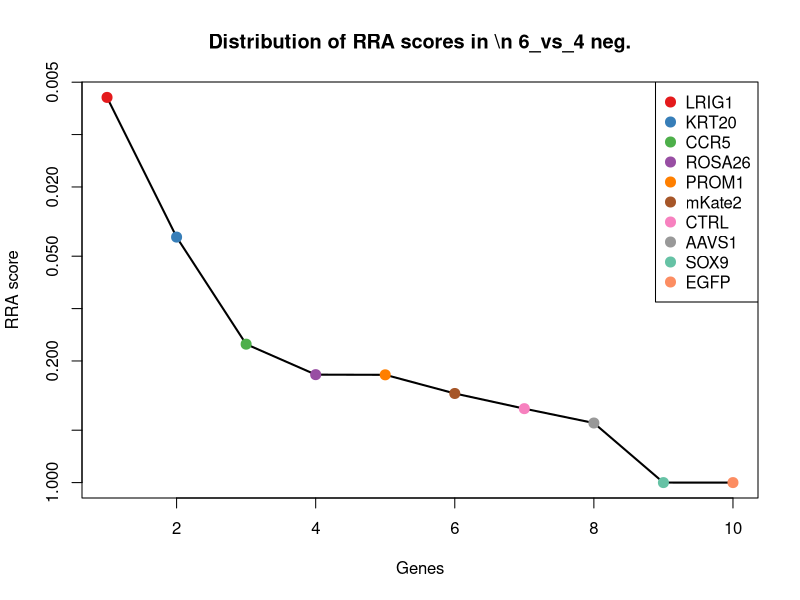
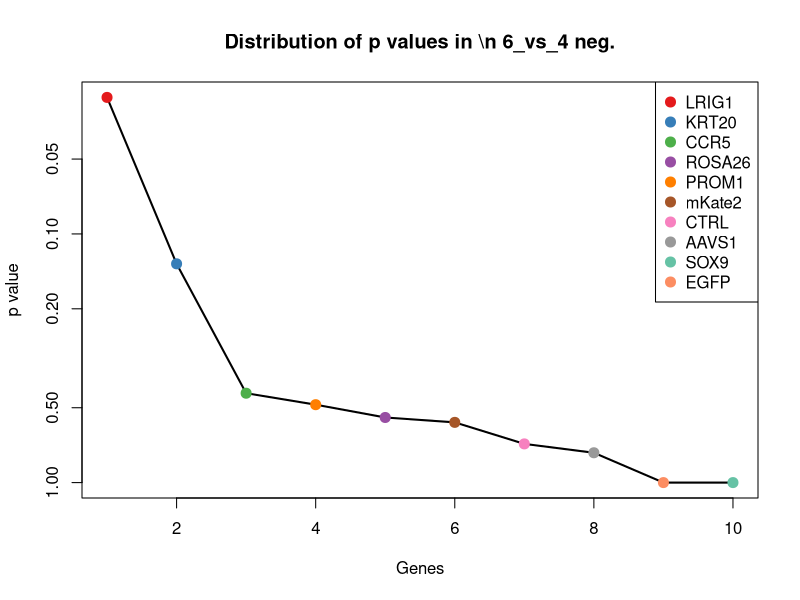
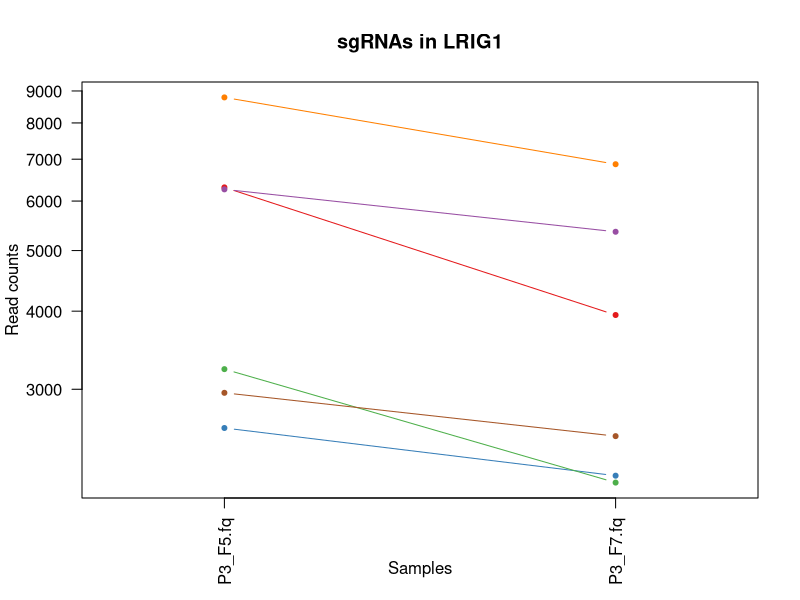
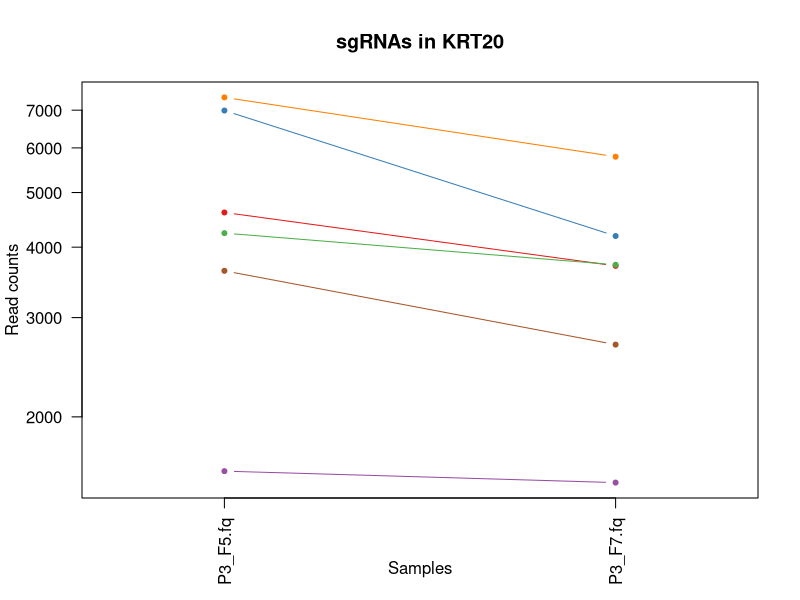
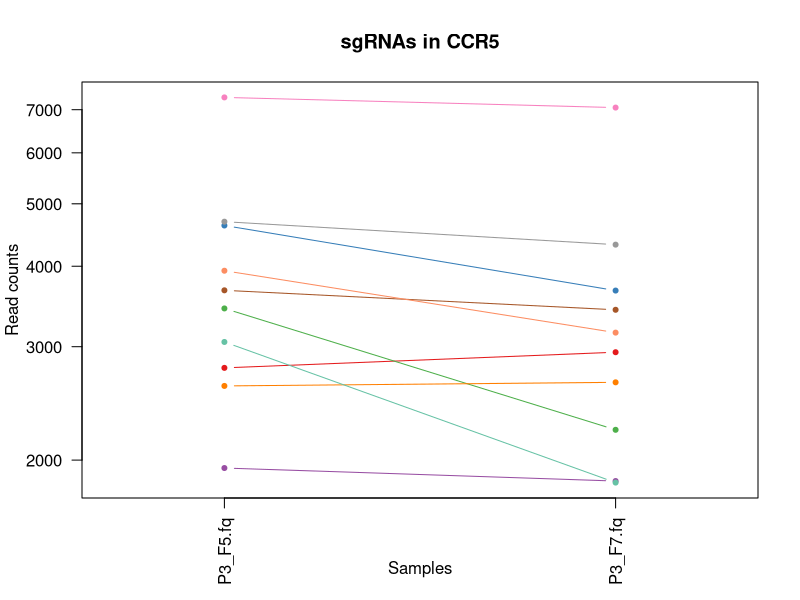
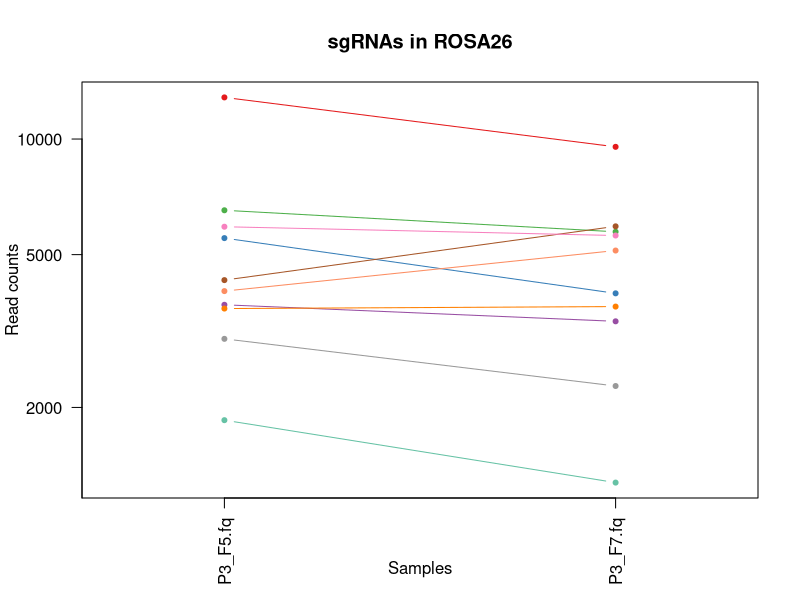
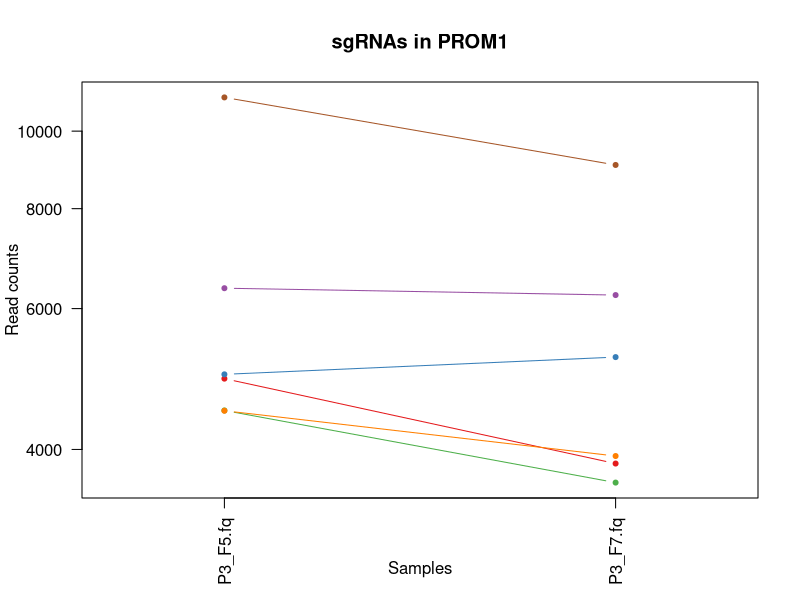
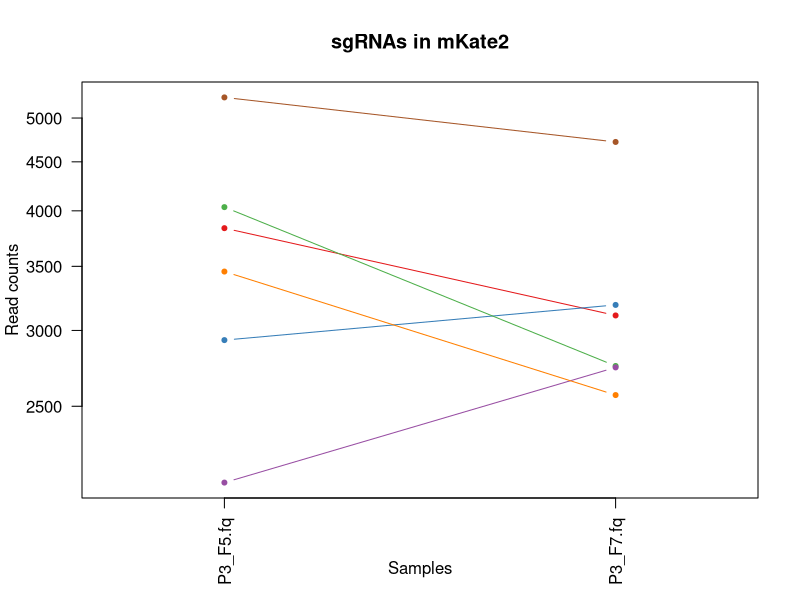

The R source for these figures, in order: (Note: this script raises an error after producing the figures.)
pdf(file='P3_46_day7.pdf',width=4.5,height=4.5);
gstable=read.table('P3_46_day7.gene_summary.txt',header=T)
# 
#
# parameters
# Do not modify the variables beginning with "__"

# gstablename='__GENE_SUMMARY_FILE__'
startindex=3
# outputfile='__OUTPUT_FILE__'
targetgenelist=c("LRIG1","KRT20","CCR5","ROSA26","PROM1","mKate2","CTRL","AAVS1","SOX9","EGFP")
# samplelabel=sub('.\\w+.\\w+$','',colnames(gstable)[startindex]);
samplelabel='6_vs_4 neg.'


# You need to write some codes in front of this code:
# gstable=read.table(gstablename,header=T)
# pdf(file=outputfile,width=6,height=6)


# set up color using RColorBrewer
#library(RColorBrewer)
#colors <- brewer.pal(length(targetgenelist), "Set1")

colors=c( "#E41A1C", "#377EB8", "#4DAF4A", "#984EA3", "#FF7F00",  "#A65628", "#F781BF",
          "#999999", "#66C2A5", "#FC8D62", "#8DA0CB", "#E78AC3", "#A6D854", "#FFD92F", "#E5C494", "#B3B3B3", 
          "#8DD3C7", "#FFFFB3", "#BEBADA", "#FB8072", "#80B1D3", "#FDB462", "#B3DE69", "#FCCDE5",
          "#D9D9D9", "#BC80BD", "#CCEBC5", "#FFED6F")

######
# function definition

plotrankedvalues<-function(val, tglist, ...){
  
  plot(val,log='y',ylim=c(max(val),min(val)),type='l',lwd=2, ...)
  if(length(tglist)>0){
    for(i in 1:length(tglist)){
      targetgene=tglist[i];
      tx=which(names(val)==targetgene);ty=val[targetgene];
      points(tx,ty,col=colors[(i %% length(colors)) ],cex=2,pch=20)
      # text(tx+50,ty,targetgene,col=colors[i])
    }
    legend('topright',tglist,pch=20,pt.cex = 2,cex=1,col=colors)
  }
}



plotrandvalues<-function(val,targetgenelist, ...){
  # choose the one with the best distance distribution
  
  mindiffvalue=0;
  randval=val;
  for(i in 1:20){
    randval0=sample(val)
    vindex=sort(which(names(randval0) %in% targetgenelist))
    if(max(vindex)>0.9*length(val)){
      # print('pass...')
      next;
    }
    mindiffind=min(diff(vindex));
    if (mindiffind > mindiffvalue){
      mindiffvalue=mindiffind;
      randval=randval0;
      # print(paste('Diff: ',mindiffvalue))
    }
  }
  plot(randval,log='y',ylim=c(max(randval),min(randval)),pch=20,col='grey', ...)
  
  if(length(targetgenelist)>0){
    for(i in 1:length(targetgenelist)){
      targetgene=targetgenelist[i];
      tx=which(names(randval)==targetgene);ty=randval[targetgene];
      points(tx,ty,col=colors[(i %% length(colors)) ],cex=2,pch=20)
      text(tx+50,ty,targetgene,col=colors[i])
    }
  }
  
}




# set.seed(1235)



pvec=gstable[,startindex]
names(pvec)=gstable[,'id']
pvec=sort(pvec);

plotrankedvalues(pvec,targetgenelist,xlab='Genes',ylab='RRA score',main=paste('Distribution of RRA scores in \\n',samplelabel))

# plotrandvalues(pvec,targetgenelist,xlab='Genes',ylab='RRA score',main=paste('Distribution of RRA scores in \\n',samplelabel))


pvec=gstable[,startindex+1]
names(pvec)=gstable[,'id']
pvec=sort(pvec);

plotrankedvalues(pvec,targetgenelist,xlab='Genes',ylab='p value',main=paste('Distribution of p values in \\n',samplelabel))

# plotrandvalues(pvec,targetgenelist,xlab='Genes',ylab='p value',main=paste('Distribution of p values in \\n',samplelabel))



# you need to write after this code:
# dev.off()






# parameters
# Do not modify the variables beginning with "__"
targetmat=list(c(6308.726333300714,3942.6041858473695),c(2600.2507016342106,2181.3799584157696),c(3229.923957334377,2126.5024751851843),c(6263.149983364321,5357.4143003859),c(8787.839894314511,6870.832392604388),c(2960.063990605734,2523.50676793145))
targetgene="LRIG1"
collabel=c("P3_F5.fq","P3_F7.fq")

# set up color using RColorBrewer
#library(RColorBrewer)
#colors <- brewer.pal(length(targetgenelist), "Set1")

colors=c( "#E41A1C", "#377EB8", "#4DAF4A", "#984EA3", "#FF7F00",  "#A65628", "#F781BF",
          "#999999", "#66C2A5", "#FC8D62", "#8DA0CB", "#E78AC3", "#A6D854", "#FFD92F", "#E5C494", "#B3B3B3", 
          "#8DD3C7", "#FFFFB3", "#BEBADA", "#FB8072", "#80B1D3", "#FDB462", "#B3DE69", "#FCCDE5",
          "#D9D9D9", "#BC80BD", "#CCEBC5", "#FFED6F")


## code

targetmatvec=unlist(targetmat)+1
yrange=range(targetmatvec[targetmatvec>0]);
# yrange[1]=1; # set the minimum value to 1
for(i in 1:length(targetmat)){
  vali=targetmat[[i]]+1;
  if(i==1){
    plot(1:length(vali),vali,type='b',las=1,pch=20,main=paste('sgRNAs in',targetgene),ylab='Read counts',xlab='Samples',xlim=c(0.7,length(vali)+0.3),ylim = yrange,col=colors[(i %% length(colors))],xaxt='n',log='y')
    axis(1,at=1:length(vali),labels=(collabel),las=2)
    # lines(0:100,rep(1,101),col='black');
  }else{
    lines(1:length(vali),vali,type='b',pch=20,col=colors[(i %% length(colors))])
  }
}




# parameters
# Do not modify the variables beginning with "__"
targetmat=list(c(4608.008854095312,3705.0875787399923),c(6988.773449456893,4185.265557007615),c(4235.002411194833,3721.3793315740722),c(1601.16913592328,1527.9949237016122),c(7373.773668656424,5787.002098800326),c(3630.5160857226733,2685.5668355967728))
targetgene="KRT20"
collabel=c("P3_F5.fq","P3_F7.fq")

# set up color using RColorBrewer
#library(RColorBrewer)
#colors <- brewer.pal(length(targetgenelist), "Set1")

colors=c( "#E41A1C", "#377EB8", "#4DAF4A", "#984EA3", "#FF7F00",  "#A65628", "#F781BF",
          "#999999", "#66C2A5", "#FC8D62", "#8DA0CB", "#E78AC3", "#A6D854", "#FFD92F", "#E5C494", "#B3B3B3", 
          "#8DD3C7", "#FFFFB3", "#BEBADA", "#FB8072", "#80B1D3", "#FDB462", "#B3DE69", "#FCCDE5",
          "#D9D9D9", "#BC80BD", "#CCEBC5", "#FFED6F")


## code

targetmatvec=unlist(targetmat)+1
yrange=range(targetmatvec[targetmatvec>0]);
# yrange[1]=1; # set the minimum value to 1
for(i in 1:length(targetmat)){
  vali=targetmat[[i]]+1;
  if(i==1){
    plot(1:length(vali),vali,type='b',las=1,pch=20,main=paste('sgRNAs in',targetgene),ylab='Read counts',xlab='Samples',xlim=c(0.7,length(vali)+0.3),ylim = yrange,col=colors[(i %% length(colors))],xaxt='n',log='y')
    axis(1,at=1:length(vali),labels=(collabel),las=2)
    # lines(0:100,rep(1,101),col='black');
  }else{
    lines(1:length(vali),vali,type='b',pch=20,col=colors[(i %% length(colors))])
  }
}




# parameters
# Do not modify the variables beginning with "__"
targetmat=list(c(2780.1573461199723,2940.232656213708),c(4625.999518543888,3665.644387668009),c(3438.6156649378604,2227.682834891576),c(1942.9917604462275,1854.6874410586909),c(2606.2475897837357,2640.1214197964446),c(3668.8961698796356,3422.1255558322864),c(7313.80478716117,7052.614055805701),c(4689.566532928858,4319.886883057644),c(3050.017312848615,1844.3979129529562),c(3935.158003718563,3153.7403644077044))
targetgene="CCR5"
collabel=c("P3_F5.fq","P3_F7.fq")

# set up color using RColorBrewer
#library(RColorBrewer)
#colors <- brewer.pal(length(targetgenelist), "Set1")

colors=c( "#E41A1C", "#377EB8", "#4DAF4A", "#984EA3", "#FF7F00",  "#A65628", "#F781BF",
          "#999999", "#66C2A5", "#FC8D62", "#8DA0CB", "#E78AC3", "#A6D854", "#FFD92F", "#E5C494", "#B3B3B3", 
          "#8DD3C7", "#FFFFB3", "#BEBADA", "#FB8072", "#80B1D3", "#FDB462", "#B3DE69", "#FCCDE5",
          "#D9D9D9", "#BC80BD", "#CCEBC5", "#FFED6F")


## code

targetmatvec=unlist(targetmat)+1
yrange=range(targetmatvec[targetmatvec>0]);
# yrange[1]=1; # set the minimum value to 1
for(i in 1:length(targetmat)){
  vali=targetmat[[i]]+1;
  if(i==1){
    plot(1:length(vali),vali,type='b',las=1,pch=20,main=paste('sgRNAs in',targetgene),ylab='Read counts',xlab='Samples',xlim=c(0.7,length(vali)+0.3),ylim = yrange,col=colors[(i %% length(colors))],xaxt='n',log='y')
    axis(1,at=1:length(vali),labels=(collabel),las=2)
    # lines(0:100,rep(1,101),col='black');
  }else{
    lines(1:length(vali),vali,type='b',pch=20,col=colors[(i %% length(colors))])
  }
}




# parameters
# Do not modify the variables beginning with "__"
targetmat=list(c(12834.540017614247,9541.822396718037),c(5519.535852823172,3963.1832420588394),c(6522.2155514238175,5732.982076245218),c(3700.0799882571678,3350.9563197676207),c(3617.322931793717,3660.4996236151414),c(4290.173782170466,5923.338346201312),c(5909.333582542323,5606.07789627449),c(3016.4347392112727,2273.1282506919047),c(1851.8390605734414,1273.3291030846767),c(4016.7156825521083,5123.327535980434))
targetgene="ROSA26"
collabel=c("P3_F5.fq","P3_F7.fq")

# set up color using RColorBrewer
#library(RColorBrewer)
#colors <- brewer.pal(length(targetgenelist), "Set1")

colors=c( "#E41A1C", "#377EB8", "#4DAF4A", "#984EA3", "#FF7F00",  "#A65628", "#F781BF",
          "#999999", "#66C2A5", "#FC8D62", "#8DA0CB", "#E78AC3", "#A6D854", "#FFD92F", "#E5C494", "#B3B3B3", 
          "#8DD3C7", "#FFFFB3", "#BEBADA", "#FB8072", "#80B1D3", "#FDB462", "#B3DE69", "#FCCDE5",
          "#D9D9D9", "#BC80BD", "#CCEBC5", "#FFED6F")


## code

targetmatvec=unlist(targetmat)+1
yrange=range(targetmatvec[targetmatvec>0]);
# yrange[1]=1; # set the minimum value to 1
for(i in 1:length(targetmat)){
  vali=targetmat[[i]]+1;
  if(i==1){
    plot(1:length(vali),vali,type='b',las=1,pch=20,main=paste('sgRNAs in',targetgene),ylab='Read counts',xlab='Samples',xlim=c(0.7,length(vali)+0.3),ylim = yrange,col=colors[(i %% length(colors))],xaxt='n',log='y')
    axis(1,at=1:length(vali),labels=(collabel),las=2)
    # lines(0:100,rep(1,101),col='black');
  }else{
    lines(1:length(vali),vali,type='b',pch=20,col=colors[(i %% length(colors))])
  }
}




# parameters
# Do not modify the variables beginning with "__"
targetmat=list(c(4903.055751051962,3839.708904790022),c(4964.22401017712,5216.790749607524),c(4473.678559545943,3634.775803350805),c(6361.498949016537,6237.168953426221),c(4470.080426656228,3923.7400509868557),c(11018.682285937957,9071.07648588067))
targetgene="PROM1"
collabel=c("P3_F5.fq","P3_F7.fq")

# set up color using RColorBrewer
#library(RColorBrewer)
#colors <- brewer.pal(length(targetgenelist), "Set1")

colors=c( "#E41A1C", "#377EB8", "#4DAF4A", "#984EA3", "#FF7F00",  "#A65628", "#F781BF",
          "#999999", "#66C2A5", "#FC8D62", "#8DA0CB", "#E78AC3", "#A6D854", "#FFD92F", "#E5C494", "#B3B3B3", 
          "#8DD3C7", "#FFFFB3", "#BEBADA", "#FB8072", "#80B1D3", "#FDB462", "#B3DE69", "#FCCDE5",
          "#D9D9D9", "#BC80BD", "#CCEBC5", "#FFED6F")


## code

targetmatvec=unlist(targetmat)+1
yrange=range(targetmatvec[targetmatvec>0]);
# yrange[1]=1; # set the minimum value to 1
for(i in 1:length(targetmat)){
  vali=targetmat[[i]]+1;
  if(i==1){
    plot(1:length(vali),vali,type='b',las=1,pch=20,main=paste('sgRNAs in',targetgene),ylab='Read counts',xlab='Samples',xlim=c(0.7,length(vali)+0.3),ylim = yrange,col=colors[(i %% length(colors))],xaxt='n',log='y')
    axis(1,at=1:length(vali),labels=(collabel),las=2)
    # lines(0:100,rep(1,101),col='black');
  }else{
    lines(1:length(vali),vali,type='b',pch=20,col=colors[(i %% length(colors))])
  }
}




# parameters
# Do not modify the variables beginning with "__"
targetmat=list(c(3835.6096604364416,3109.152409282854),c(2930.0795498581074,3188.896252102298),c(4034.7063470006847,2753.306228959527),c(2079.7208102554064,2743.8741615292697),c(3455.4069517565317,2567.2372623808233),c(5253.274018984244,4719.463557830344))
targetgene="mKate2"
collabel=c("P3_F5.fq","P3_F7.fq")

# set up color using RColorBrewer
#library(RColorBrewer)
#colors <- brewer.pal(length(targetgenelist), "Set1")

colors=c( "#E41A1C", "#377EB8", "#4DAF4A", "#984EA3", "#FF7F00",  "#A65628", "#F781BF",
          "#999999", "#66C2A5", "#FC8D62", "#8DA0CB", "#E78AC3", "#A6D854", "#FFD92F", "#E5C494", "#B3B3B3", 
          "#8DD3C7", "#FFFFB3", "#BEBADA", "#FB8072", "#80B1D3", "#FDB462", "#B3DE69", "#FCCDE5",
          "#D9D9D9", "#BC80BD", "#CCEBC5", "#FFED6F")


## code

targetmatvec=unlist(targetmat)+1
yrange=range(targetmatvec[targetmatvec>0]);
# yrange[1]=1; # set the minimum value to 1
for(i in 1:length(targetmat)){
  vali=targetmat[[i]]+1;
  if(i==1){
    plot(1:length(vali),vali,type='b',las=1,pch=20,main=paste('sgRNAs in',targetgene),ylab='Read counts',xlab='Samples',xlim=c(0.7,length(vali)+0.3),ylim = yrange,col=colors[(i %% length(colors))],xaxt='n',log='y')
    axis(1,at=1:length(vali),labels=(collabel),las=2)
    # lines(0:100,rep(1,101),col='black');
  }else{
    lines(1:length(vali),vali,type='b',pch=20,col=colors[(i %% length(colors))])
  }
}




# parameters
# Do not modify the variables beginning with "__"
targetmat=list(c(3070.4067325570013,2928.2282067570177),c(2788.552989529308,2195.099329223416),c(11042.66983853606,10121.465813341094),c(2351.9795322438595,1788.6629690468928),c(3150.7650337606415,3150.310521705793),c(6170.79790586163,5745.8439863773865),c(2669.814604168705,3707.659960766426),c(4400.516524121734,3687.938365230434),c(3330.6716782464036,3310.6556680201597),c(7029.552288873666,4881.523625495667))
targetgene="CTRL"
collabel=c("P3_F5.fq","P3_F7.fq")

# set up color using RColorBrewer
#library(RColorBrewer)
#colors <- brewer.pal(length(targetgenelist), "Set1")

colors=c( "#E41A1C", "#377EB8", "#4DAF4A", "#984EA3", "#FF7F00",  "#A65628", "#F781BF",
          "#999999", "#66C2A5", "#FC8D62", "#8DA0CB", "#E78AC3", "#A6D854", "#FFD92F", "#E5C494", "#B3B3B3", 
          "#8DD3C7", "#FFFFB3", "#BEBADA", "#FB8072", "#80B1D3", "#FDB462", "#B3DE69", "#FCCDE5",
          "#D9D9D9", "#BC80BD", "#CCEBC5", "#FFED6F")


## code

targetmatvec=unlist(targetmat)+1
yrange=range(targetmatvec[targetmatvec>0]);
# yrange[1]=1; # set the minimum value to 1
for(i in 1:length(targetmat)){
  vali=targetmat[[i]]+1;
  if(i==1){
    plot(1:length(vali),vali,type='b',las=1,pch=20,main=paste('sgRNAs in',targetgene),ylab='Read counts',xlab='Samples',xlim=c(0.7,length(vali)+0.3),ylim = yrange,col=colors[(i %% length(colors))],xaxt='n',log='y')
    axis(1,at=1:length(vali),labels=(collabel),las=2)
    # lines(0:100,rep(1,101),col='black');
  }else{
    lines(1:length(vali),vali,type='b',pch=20,col=colors[(i %% length(colors))])
  }
}




# parameters
# Do not modify the variables beginning with "__"
targetmat=list(c(5493.14954496526,5249.374255275685),c(5005.002849593893,3691.3682079323457),c(4845.485624816518,3806.267938446384),c(1808.6614658968585,1666.9035531290315),c(3421.8243781191895,2825.33292569967),c(924.7201526568157,1478.262204523894),c(2859.3162696937075,2681.2795322193833),c(5903.336694392798,4644.864479063767),c(1351.6985889030236,1323.9192829378728),c(1192.1813641256483,1515.1330135694436))
targetgene="AAVS1"
collabel=c("P3_F5.fq","P3_F7.fq")

# set up color using RColorBrewer
#library(RColorBrewer)
#colors <- brewer.pal(length(targetgenelist), "Set1")

colors=c( "#E41A1C", "#377EB8", "#4DAF4A", "#984EA3", "#FF7F00",  "#A65628", "#F781BF",
          "#999999", "#66C2A5", "#FC8D62", "#8DA0CB", "#E78AC3", "#A6D854", "#FFD92F", "#E5C494", "#B3B3B3", 
          "#8DD3C7", "#FFFFB3", "#BEBADA", "#FB8072", "#80B1D3", "#FDB462", "#B3DE69", "#FCCDE5",
          "#D9D9D9", "#BC80BD", "#CCEBC5", "#FFED6F")


## code

targetmatvec=unlist(targetmat)+1
yrange=range(targetmatvec[targetmatvec>0]);
# yrange[1]=1; # set the minimum value to 1
for(i in 1:length(targetmat)){
  vali=targetmat[[i]]+1;
  if(i==1){
    plot(1:length(vali),vali,type='b',las=1,pch=20,main=paste('sgRNAs in',targetgene),ylab='Read counts',xlab='Samples',xlim=c(0.7,length(vali)+0.3),ylim = yrange,col=colors[(i %% length(colors))],xaxt='n',log='y')
    axis(1,at=1:length(vali),labels=(collabel),las=2)
    # lines(0:100,rep(1,101),col='black');
  }else{
    lines(1:length(vali),vali,type='b',pch=20,col=colors[(i %% length(colors))])
  }
}




# parameters
# Do not modify the variables beginning with "__"
targetmat=list(c(2241.636790292592,4149.252208637543),c(1368.4898757216947,3182.894027373953),c(1996.963753791956,2902.5043864926806),c(841.9630961933652,1877.838879296594),c(1935.795494666797,4087.5150400031343),c(3080.001753596242,6236.311492750744))
targetgene="SOX9"
collabel=c("P3_F5.fq","P3_F7.fq")

# set up color using RColorBrewer
#library(RColorBrewer)
#colors <- brewer.pal(length(targetgenelist), "Set1")

colors=c( "#E41A1C", "#377EB8", "#4DAF4A", "#984EA3", "#FF7F00",  "#A65628", "#F781BF",
          "#999999", "#66C2A5", "#FC8D62", "#8DA0CB", "#E78AC3", "#A6D854", "#FFD92F", "#E5C494", "#B3B3B3", 
          "#8DD3C7", "#FFFFB3", "#BEBADA", "#FB8072", "#80B1D3", "#FDB462", "#B3DE69", "#FCCDE5",
          "#D9D9D9", "#BC80BD", "#CCEBC5", "#FFED6F")


## code

targetmatvec=unlist(targetmat)+1
yrange=range(targetmatvec[targetmatvec>0]);
# yrange[1]=1; # set the minimum value to 1
for(i in 1:length(targetmat)){
  vali=targetmat[[i]]+1;
  if(i==1){
    plot(1:length(vali),vali,type='b',las=1,pch=20,main=paste('sgRNAs in',targetgene),ylab='Read counts',xlab='Samples',xlim=c(0.7,length(vali)+0.3),ylim = yrange,col=colors[(i %% length(colors))],xaxt='n',log='y')
    axis(1,at=1:length(vali),labels=(collabel),las=2)
    # lines(0:100,rep(1,101),col='black');
  }else{
    lines(1:length(vali),vali,type='b',pch=20,col=colors[(i %% length(colors))])
  }
}




# parameters
# Do not modify the variables beginning with "__"
targetmat=list(c(1003.8790762305508,8719.517608934733),c(1729.5025423231234,9419.205520124697),c(1111.823062922008,2428.328632953404),c(1601.16913592328,4812.926771457435),c(1343.3029454936882,7643.404461209972),c(3648.506750171249,5361.701603763289))
targetgene="EGFP"
collabel=c("P3_F5.fq","P3_F7.fq")

# set up color using RColorBrewer
#library(RColorBrewer)
#colors <- brewer.pal(length(targetgenelist), "Set1")

colors=c( "#E41A1C", "#377EB8", "#4DAF4A", "#984EA3", "#FF7F00",  "#A65628", "#F781BF",
          "#999999", "#66C2A5", "#FC8D62", "#8DA0CB", "#E78AC3", "#A6D854", "#FFD92F", "#E5C494", "#B3B3B3", 
          "#8DD3C7", "#FFFFB3", "#BEBADA", "#FB8072", "#80B1D3", "#FDB462", "#B3DE69", "#FCCDE5",
          "#D9D9D9", "#BC80BD", "#CCEBC5", "#FFED6F")


## code

targetmatvec=unlist(targetmat)+1
yrange=range(targetmatvec[targetmatvec>0]);
# yrange[1]=1; # set the minimum value to 1
for(i in 1:length(targetmat)){
  vali=targetmat[[i]]+1;
  if(i==1){
    plot(1:length(vali),vali,type='b',las=1,pch=20,main=paste('sgRNAs in',targetgene),ylab='Read counts',xlab='Samples',xlim=c(0.7,length(vali)+0.3),ylim = yrange,col=colors[(i %% length(colors))],xaxt='n',log='y')
    axis(1,at=1:length(vali),labels=(collabel),las=2)
    # lines(0:100,rep(1,101),col='black');
  }else{
    lines(1:length(vali),vali,type='b',pch=20,col=colors[(i %% length(colors))])
  }
}



# 
#
# parameters
# Do not modify the variables beginning with "__"

# gstablename='__GENE_SUMMARY_FILE__'
startindex=9
# outputfile='__OUTPUT_FILE__'
targetgenelist=c("EGFP","SOX9","ROSA26","AAVS1","mKate2","PROM1","CTRL","KRT20","CCR5","LRIG1")
# samplelabel=sub('.\\w+.\\w+$','',colnames(gstable)[startindex]);
samplelabel='6_vs_4 pos.'


# You need to write some codes in front of this code:
# gstable=read.table(gstablename,header=T)
# pdf(file=outputfile,width=6,height=6)


# set up color using RColorBrewer
#library(RColorBrewer)
#colors <- brewer.pal(length(targetgenelist), "Set1")

colors=c( "#E41A1C", "#377EB8", "#4DAF4A", "#984EA3", "#FF7F00",  "#A65628", "#F781BF",
          "#999999", "#66C2A5", "#FC8D62", "#8DA0CB", "#E78AC3", "#A6D854", "#FFD92F", "#E5C494", "#B3B3B3", 
          "#8DD3C7", "#FFFFB3", "#BEBADA", "#FB8072", "#80B1D3", "#FDB462", "#B3DE69", "#FCCDE5",
          "#D9D9D9", "#BC80BD", "#CCEBC5", "#FFED6F")

######
# function definition

plotrankedvalues<-function(val, tglist, ...){
  
  plot(val,log='y',ylim=c(max(val),min(val)),type='l',lwd=2, ...)
  if(length(tglist)>0){
    for(i in 1:length(tglist)){
      targetgene=tglist[i];
      tx=which(names(val)==targetgene);ty=val[targetgene];
      points(tx,ty,col=colors[(i %% length(colors)) ],cex=2,pch=20)
      # text(tx+50,ty,targetgene,col=colors[i])
    }
    legend('topright',tglist,pch=20,pt.cex = 2,cex=1,col=colors)
  }
}



plotrandvalues<-function(val,targetgenelist, ...){
  # choose the one with the best distance distribution
  
  mindiffvalue=0;
  randval=val;
  for(i in 1:20){
    randval0=sample(val)
    vindex=sort(which(names(randval0) %in% targetgenelist))
    if(max(vindex)>0.9*length(val)){
      # print('pass...')
      next;
    }
    mindiffind=min(diff(vindex));
    if (mindiffind > mindiffvalue){
      mindiffvalue=mindiffind;
      randval=randval0;
      # print(paste('Diff: ',mindiffvalue))
    }
  }
  plot(randval,log='y',ylim=c(max(randval),min(randval)),pch=20,col='grey', ...)
  
  if(length(targetgenelist)>0){
    for(i in 1:length(targetgenelist)){
      targetgene=targetgenelist[i];
      tx=which(names(randval)==targetgene);ty=randval[targetgene];
      points(tx,ty,col=colors[(i %% length(colors)) ],cex=2,pch=20)
      text(tx+50,ty,targetgene,col=colors[i])
    }
  }
  
}




# set.seed(1235)



pvec=gstable[,startindex]
names(pvec)=gstable[,'id']
pvec=sort(pvec);

plotrankedvalues(pvec,targetgenelist,xlab='Genes',ylab='RRA score',main=paste('Distribution of RRA scores in \\n',samplelabel))

# plotrandvalues(pvec,targetgenelist,xlab='Genes',ylab='RRA score',main=paste('Distribution of RRA scores in \\n',samplelabel))


pvec=gstable[,startindex+1]
names(pvec)=gstable[,'id']
pvec=sort(pvec);

plotrankedvalues(pvec,targetgenelist,xlab='Genes',ylab='p value',main=paste('Distribution of p values in \\n',samplelabel))

# plotrandvalues(pvec,targetgenelist,xlab='Genes',ylab='p value',main=paste('Distribution of p values in \\n',samplelabel))



# you need to write after this code:
# dev.off()






# parameters
# Do not modify the variables beginning with "__"
targetmat=list(c(1003.8790762305508,8719.517608934733),c(1729.5025423231234,9419.205520124697),c(1111.823062922008,2428.328632953404),c(1601.16913592328,4812.926771457435),c(1343.3029454936882,7643.404461209972),c(3648.506750171249,5361.701603763289))
targetgene="EGFP"
collabel=c("P3_F5.fq","P3_F7.fq")

# set up color using RColorBrewer
#library(RColorBrewer)
#colors <- brewer.pal(length(targetgenelist), "Set1")

colors=c( "#E41A1C", "#377EB8", "#4DAF4A", "#984EA3", "#FF7F00",  "#A65628", "#F781BF",
          "#999999", "#66C2A5", "#FC8D62", "#8DA0CB", "#E78AC3", "#A6D854", "#FFD92F", "#E5C494", "#B3B3B3", 
          "#8DD3C7", "#FFFFB3", "#BEBADA", "#FB8072", "#80B1D3", "#FDB462", "#B3DE69", "#FCCDE5",
          "#D9D9D9", "#BC80BD", "#CCEBC5", "#FFED6F")


## code

targetmatvec=unlist(targetmat)+1
yrange=range(targetmatvec[targetmatvec>0]);
# yrange[1]=1; # set the minimum value to 1
for(i in 1:length(targetmat)){
  vali=targetmat[[i]]+1;
  if(i==1){
    plot(1:length(vali),vali,type='b',las=1,pch=20,main=paste('sgRNAs in',targetgene),ylab='Read counts',xlab='Samples',xlim=c(0.7,length(vali)+0.3),ylim = yrange,col=colors[(i %% length(colors))],xaxt='n',log='y')
    axis(1,at=1:length(vali),labels=(collabel),las=2)
    # lines(0:100,rep(1,101),col='black');
  }else{
    lines(1:length(vali),vali,type='b',pch=20,col=colors[(i %% length(colors))])
  }
}




# parameters
# Do not modify the variables beginning with "__"
targetmat=list(c(2241.636790292592,4149.252208637543),c(1368.4898757216947,3182.894027373953),c(1996.963753791956,2902.5043864926806),c(841.9630961933652,1877.838879296594),c(1935.795494666797,4087.5150400031343),c(3080.001753596242,6236.311492750744))
targetgene="SOX9"
collabel=c("P3_F5.fq","P3_F7.fq")

# set up color using RColorBrewer
#library(RColorBrewer)
#colors <- brewer.pal(length(targetgenelist), "Set1")

colors=c( "#E41A1C", "#377EB8", "#4DAF4A", "#984EA3", "#FF7F00",  "#A65628", "#F781BF",
          "#999999", "#66C2A5", "#FC8D62", "#8DA0CB", "#E78AC3", "#A6D854", "#FFD92F", "#E5C494", "#B3B3B3", 
          "#8DD3C7", "#FFFFB3", "#BEBADA", "#FB8072", "#80B1D3", "#FDB462", "#B3DE69", "#FCCDE5",
          "#D9D9D9", "#BC80BD", "#CCEBC5", "#FFED6F")


## code

targetmatvec=unlist(targetmat)+1
yrange=range(targetmatvec[targetmatvec>0]);
# yrange[1]=1; # set the minimum value to 1
for(i in 1:length(targetmat)){
  vali=targetmat[[i]]+1;
  if(i==1){
    plot(1:length(vali),vali,type='b',las=1,pch=20,main=paste('sgRNAs in',targetgene),ylab='Read counts',xlab='Samples',xlim=c(0.7,length(vali)+0.3),ylim = yrange,col=colors[(i %% length(colors))],xaxt='n',log='y')
    axis(1,at=1:length(vali),labels=(collabel),las=2)
    # lines(0:100,rep(1,101),col='black');
  }else{
    lines(1:length(vali),vali,type='b',pch=20,col=colors[(i %% length(colors))])
  }
}




# parameters
# Do not modify the variables beginning with "__"
targetmat=list(c(12834.540017614247,9541.822396718037),c(5519.535852823172,3963.1832420588394),c(6522.2155514238175,5732.982076245218),c(3700.0799882571678,3350.9563197676207),c(3617.322931793717,3660.4996236151414),c(4290.173782170466,5923.338346201312),c(5909.333582542323,5606.07789627449),c(3016.4347392112727,2273.1282506919047),c(1851.8390605734414,1273.3291030846767),c(4016.7156825521083,5123.327535980434))
targetgene="ROSA26"
collabel=c("P3_F5.fq","P3_F7.fq")

# set up color using RColorBrewer
#library(RColorBrewer)
#colors <- brewer.pal(length(targetgenelist), "Set1")

colors=c( "#E41A1C", "#377EB8", "#4DAF4A", "#984EA3", "#FF7F00",  "#A65628", "#F781BF",
          "#999999", "#66C2A5", "#FC8D62", "#8DA0CB", "#E78AC3", "#A6D854", "#FFD92F", "#E5C494", "#B3B3B3", 
          "#8DD3C7", "#FFFFB3", "#BEBADA", "#FB8072", "#80B1D3", "#FDB462", "#B3DE69", "#FCCDE5",
          "#D9D9D9", "#BC80BD", "#CCEBC5", "#FFED6F")


## code

targetmatvec=unlist(targetmat)+1
yrange=range(targetmatvec[targetmatvec>0]);
# yrange[1]=1; # set the minimum value to 1
for(i in 1:length(targetmat)){
  vali=targetmat[[i]]+1;
  if(i==1){
    plot(1:length(vali),vali,type='b',las=1,pch=20,main=paste('sgRNAs in',targetgene),ylab='Read counts',xlab='Samples',xlim=c(0.7,length(vali)+0.3),ylim = yrange,col=colors[(i %% length(colors))],xaxt='n',log='y')
    axis(1,at=1:length(vali),labels=(collabel),las=2)
    # lines(0:100,rep(1,101),col='black');
  }else{
    lines(1:length(vali),vali,type='b',pch=20,col=colors[(i %% length(colors))])
  }
}




# parameters
# Do not modify the variables beginning with "__"
targetmat=list(c(5493.14954496526,5249.374255275685),c(5005.002849593893,3691.3682079323457),c(4845.485624816518,3806.267938446384),c(1808.6614658968585,1666.9035531290315),c(3421.8243781191895,2825.33292569967),c(924.7201526568157,1478.262204523894),c(2859.3162696937075,2681.2795322193833),c(5903.336694392798,4644.864479063767),c(1351.6985889030236,1323.9192829378728),c(1192.1813641256483,1515.1330135694436))
targetgene="AAVS1"
collabel=c("P3_F5.fq","P3_F7.fq")

# set up color using RColorBrewer
#library(RColorBrewer)
#colors <- brewer.pal(length(targetgenelist), "Set1")

colors=c( "#E41A1C", "#377EB8", "#4DAF4A", "#984EA3", "#FF7F00",  "#A65628", "#F781BF",
          "#999999", "#66C2A5", "#FC8D62", "#8DA0CB", "#E78AC3", "#A6D854", "#FFD92F", "#E5C494", "#B3B3B3", 
          "#8DD3C7", "#FFFFB3", "#BEBADA", "#FB8072", "#80B1D3", "#FDB462", "#B3DE69", "#FCCDE5",
          "#D9D9D9", "#BC80BD", "#CCEBC5", "#FFED6F")


## code

targetmatvec=unlist(targetmat)+1
yrange=range(targetmatvec[targetmatvec>0]);
# yrange[1]=1; # set the minimum value to 1
for(i in 1:length(targetmat)){
  vali=targetmat[[i]]+1;
  if(i==1){
    plot(1:length(vali),vali,type='b',las=1,pch=20,main=paste('sgRNAs in',targetgene),ylab='Read counts',xlab='Samples',xlim=c(0.7,length(vali)+0.3),ylim = yrange,col=colors[(i %% length(colors))],xaxt='n',log='y')
    axis(1,at=1:length(vali),labels=(collabel),las=2)
    # lines(0:100,rep(1,101),col='black');
  }else{
    lines(1:length(vali),vali,type='b',pch=20,col=colors[(i %% length(colors))])
  }
}




# parameters
# Do not modify the variables beginning with "__"
targetmat=list(c(3835.6096604364416,3109.152409282854),c(2930.0795498581074,3188.896252102298),c(4034.7063470006847,2753.306228959527),c(2079.7208102554064,2743.8741615292697),c(3455.4069517565317,2567.2372623808233),c(5253.274018984244,4719.463557830344))
targetgene="mKate2"
collabel=c("P3_F5.fq","P3_F7.fq")

# set up color using RColorBrewer
#library(RColorBrewer)
#colors <- brewer.pal(length(targetgenelist), "Set1")

colors=c( "#E41A1C", "#377EB8", "#4DAF4A", "#984EA3", "#FF7F00",  "#A65628", "#F781BF",
          "#999999", "#66C2A5", "#FC8D62", "#8DA0CB", "#E78AC3", "#A6D854", "#FFD92F", "#E5C494", "#B3B3B3", 
          "#8DD3C7", "#FFFFB3", "#BEBADA", "#FB8072", "#80B1D3", "#FDB462", "#B3DE69", "#FCCDE5",
          "#D9D9D9", "#BC80BD", "#CCEBC5", "#FFED6F")


## code

targetmatvec=unlist(targetmat)+1
yrange=range(targetmatvec[targetmatvec>0]);
# yrange[1]=1; # set the minimum value to 1
for(i in 1:length(targetmat)){
  vali=targetmat[[i]]+1;
  if(i==1){
    plot(1:length(vali),vali,type='b',las=1,pch=20,main=paste('sgRNAs in',targetgene),ylab='Read counts',xlab='Samples',xlim=c(0.7,length(vali)+0.3),ylim = yrange,col=colors[(i %% length(colors))],xaxt='n',log='y')
    axis(1,at=1:length(vali),labels=(collabel),las=2)
    # lines(0:100,rep(1,101),col='black');
  }else{
    lines(1:length(vali),vali,type='b',pch=20,col=colors[(i %% length(colors))])
  }
}




# parameters
# Do not modify the variables beginning with "__"
targetmat=list(c(4903.055751051962,3839.708904790022),c(4964.22401017712,5216.790749607524),c(4473.678559545943,3634.775803350805),c(6361.498949016537,6237.168953426221),c(4470.080426656228,3923.7400509868557),c(11018.682285937957,9071.07648588067))
targetgene="PROM1"
collabel=c("P3_F5.fq","P3_F7.fq")

# set up color using RColorBrewer
#library(RColorBrewer)
#colors <- brewer.pal(length(targetgenelist), "Set1")

colors=c( "#E41A1C", "#377EB8", "#4DAF4A", "#984EA3", "#FF7F00",  "#A65628", "#F781BF",
          "#999999", "#66C2A5", "#FC8D62", "#8DA0CB", "#E78AC3", "#A6D854", "#FFD92F", "#E5C494", "#B3B3B3", 
          "#8DD3C7", "#FFFFB3", "#BEBADA", "#FB8072", "#80B1D3", "#FDB462", "#B3DE69", "#FCCDE5",
          "#D9D9D9", "#BC80BD", "#CCEBC5", "#FFED6F")


## code

targetmatvec=unlist(targetmat)+1
yrange=range(targetmatvec[targetmatvec>0]);
# yrange[1]=1; # set the minimum value to 1
for(i in 1:length(targetmat)){
  vali=targetmat[[i]]+1;
  if(i==1){
    plot(1:length(vali),vali,type='b',las=1,pch=20,main=paste('sgRNAs in',targetgene),ylab='Read counts',xlab='Samples',xlim=c(0.7,length(vali)+0.3),ylim = yrange,col=colors[(i %% length(colors))],xaxt='n',log='y')
    axis(1,at=1:length(vali),labels=(collabel),las=2)
    # lines(0:100,rep(1,101),col='black');
  }else{
    lines(1:length(vali),vali,type='b',pch=20,col=colors[(i %% length(colors))])
  }
}




# parameters
# Do not modify the variables beginning with "__"
targetmat=list(c(3070.4067325570013,2928.2282067570177),c(2788.552989529308,2195.099329223416),c(11042.66983853606,10121.465813341094),c(2351.9795322438595,1788.6629690468928),c(3150.7650337606415,3150.310521705793),c(6170.79790586163,5745.8439863773865),c(2669.814604168705,3707.659960766426),c(4400.516524121734,3687.938365230434),c(3330.6716782464036,3310.6556680201597),c(7029.552288873666,4881.523625495667))
targetgene="CTRL"
collabel=c("P3_F5.fq","P3_F7.fq")

# set up color using RColorBrewer
#library(RColorBrewer)
#colors <- brewer.pal(length(targetgenelist), "Set1")

colors=c( "#E41A1C", "#377EB8", "#4DAF4A", "#984EA3", "#FF7F00",  "#A65628", "#F781BF",
          "#999999", "#66C2A5", "#FC8D62", "#8DA0CB", "#E78AC3", "#A6D854", "#FFD92F", "#E5C494", "#B3B3B3", 
          "#8DD3C7", "#FFFFB3", "#BEBADA", "#FB8072", "#80B1D3", "#FDB462", "#B3DE69", "#FCCDE5",
          "#D9D9D9", "#BC80BD", "#CCEBC5", "#FFED6F")


## code

targetmatvec=unlist(targetmat)+1
yrange=range(targetmatvec[targetmatvec>0]);
# yrange[1]=1; # set the minimum value to 1
for(i in 1:length(targetmat)){
  vali=targetmat[[i]]+1;
  if(i==1){
    plot(1:length(vali),vali,type='b',las=1,pch=20,main=paste('sgRNAs in',targetgene),ylab='Read counts',xlab='Samples',xlim=c(0.7,length(vali)+0.3),ylim = yrange,col=colors[(i %% length(colors))],xaxt='n',log='y')
    axis(1,at=1:length(vali),labels=(collabel),las=2)
    # lines(0:100,rep(1,101),col='black');
  }else{
    lines(1:length(vali),vali,type='b',pch=20,col=colors[(i %% length(colors))])
  }
}




# parameters
# Do not modify the variables beginning with "__"
targetmat=list(c(4608.008854095312,3705.0875787399923),c(6988.773449456893,4185.265557007615),c(4235.002411194833,3721.3793315740722),c(1601.16913592328,1527.9949237016122),c(7373.773668656424,5787.002098800326),c(3630.5160857226733,2685.5668355967728))
targetgene="KRT20"
collabel=c("P3_F5.fq","P3_F7.fq")

# set up color using RColorBrewer
#library(RColorBrewer)
#colors <- brewer.pal(length(targetgenelist), "Set1")

colors=c( "#E41A1C", "#377EB8", "#4DAF4A", "#984EA3", "#FF7F00",  "#A65628", "#F781BF",
          "#999999", "#66C2A5", "#FC8D62", "#8DA0CB", "#E78AC3", "#A6D854", "#FFD92F", "#E5C494", "#B3B3B3", 
          "#8DD3C7", "#FFFFB3", "#BEBADA", "#FB8072", "#80B1D3", "#FDB462", "#B3DE69", "#FCCDE5",
          "#D9D9D9", "#BC80BD", "#CCEBC5", "#FFED6F")


## code

targetmatvec=unlist(targetmat)+1
yrange=range(targetmatvec[targetmatvec>0]);
# yrange[1]=1; # set the minimum value to 1
for(i in 1:length(targetmat)){
  vali=targetmat[[i]]+1;
  if(i==1){
    plot(1:length(vali),vali,type='b',las=1,pch=20,main=paste('sgRNAs in',targetgene),ylab='Read counts',xlab='Samples',xlim=c(0.7,length(vali)+0.3),ylim = yrange,col=colors[(i %% length(colors))],xaxt='n',log='y')
    axis(1,at=1:length(vali),labels=(collabel),las=2)
    # lines(0:100,rep(1,101),col='black');
  }else{
    lines(1:length(vali),vali,type='b',pch=20,col=colors[(i %% length(colors))])
  }
}




# parameters
# Do not modify the variables beginning with "__"
targetmat=list(c(2780.1573461199723,2940.232656213708),c(4625.999518543888,3665.644387668009),c(3438.6156649378604,2227.682834891576),c(1942.9917604462275,1854.6874410586909),c(2606.2475897837357,2640.1214197964446),c(3668.8961698796356,3422.1255558322864),c(7313.80478716117,7052.614055805701),c(4689.566532928858,4319.886883057644),c(3050.017312848615,1844.3979129529562),c(3935.158003718563,3153.7403644077044))
targetgene="CCR5"
collabel=c("P3_F5.fq","P3_F7.fq")

# set up color using RColorBrewer
#library(RColorBrewer)
#colors <- brewer.pal(length(targetgenelist), "Set1")

colors=c( "#E41A1C", "#377EB8", "#4DAF4A", "#984EA3", "#FF7F00",  "#A65628", "#F781BF",
          "#999999", "#66C2A5", "#FC8D62", "#8DA0CB", "#E78AC3", "#A6D854", "#FFD92F", "#E5C494", "#B3B3B3", 
          "#8DD3C7", "#FFFFB3", "#BEBADA", "#FB8072", "#80B1D3", "#FDB462", "#B3DE69", "#FCCDE5",
          "#D9D9D9", "#BC80BD", "#CCEBC5", "#FFED6F")


## code

targetmatvec=unlist(targetmat)+1
yrange=range(targetmatvec[targetmatvec>0]);
# yrange[1]=1; # set the minimum value to 1
for(i in 1:length(targetmat)){
  vali=targetmat[[i]]+1;
  if(i==1){
    plot(1:length(vali),vali,type='b',las=1,pch=20,main=paste('sgRNAs in',targetgene),ylab='Read counts',xlab='Samples',xlim=c(0.7,length(vali)+0.3),ylim = yrange,col=colors[(i %% length(colors))],xaxt='n',log='y')
    axis(1,at=1:length(vali),labels=(collabel),las=2)
    # lines(0:100,rep(1,101),col='black');
  }else{
    lines(1:length(vali),vali,type='b',pch=20,col=colors[(i %% length(colors))])
  }
}




# parameters
# Do not modify the variables beginning with "__"
targetmat=list(c(6308.726333300714,3942.6041858473695),c(2600.2507016342106,2181.3799584157696),c(3229.923957334377,2126.5024751851843),c(6263.149983364321,5357.4143003859),c(8787.839894314511,6870.832392604388),c(2960.063990605734,2523.50676793145))
targetgene="LRIG1"
collabel=c("P3_F5.fq","P3_F7.fq")

# set up color using RColorBrewer
#library(RColorBrewer)
#colors <- brewer.pal(length(targetgenelist), "Set1")

colors=c( "#E41A1C", "#377EB8", "#4DAF4A", "#984EA3", "#FF7F00",  "#A65628", "#F781BF",
          "#999999", "#66C2A5", "#FC8D62", "#8DA0CB", "#E78AC3", "#A6D854", "#FFD92F", "#E5C494", "#B3B3B3", 
          "#8DD3C7", "#FFFFB3", "#BEBADA", "#FB8072", "#80B1D3", "#FDB462", "#B3DE69", "#FCCDE5",
          "#D9D9D9", "#BC80BD", "#CCEBC5", "#FFED6F")


## code

targetmatvec=unlist(targetmat)+1
yrange=range(targetmatvec[targetmatvec>0]);
# yrange[1]=1; # set the minimum value to 1
for(i in 1:length(targetmat)){
  vali=targetmat[[i]]+1;
  if(i==1){
    plot(1:length(vali),vali,type='b',las=1,pch=20,main=paste('sgRNAs in',targetgene),ylab='Read counts',xlab='Samples',xlim=c(0.7,length(vali)+0.3),ylim = yrange,col=colors[(i %% length(colors))],xaxt='n',log='y')
    axis(1,at=1:length(vali),labels=(collabel),las=2)
    # lines(0:100,rep(1,101),col='black');
  }else{
    lines(1:length(vali),vali,type='b',pch=20,col=colors[(i %% length(colors))])
  }
}



dev.off()
Sweave("P3_46_day7_summary.Rnw");
library(tools);

texi2dvi("P3_46_day7_summary.tex",pdf=TRUE);
